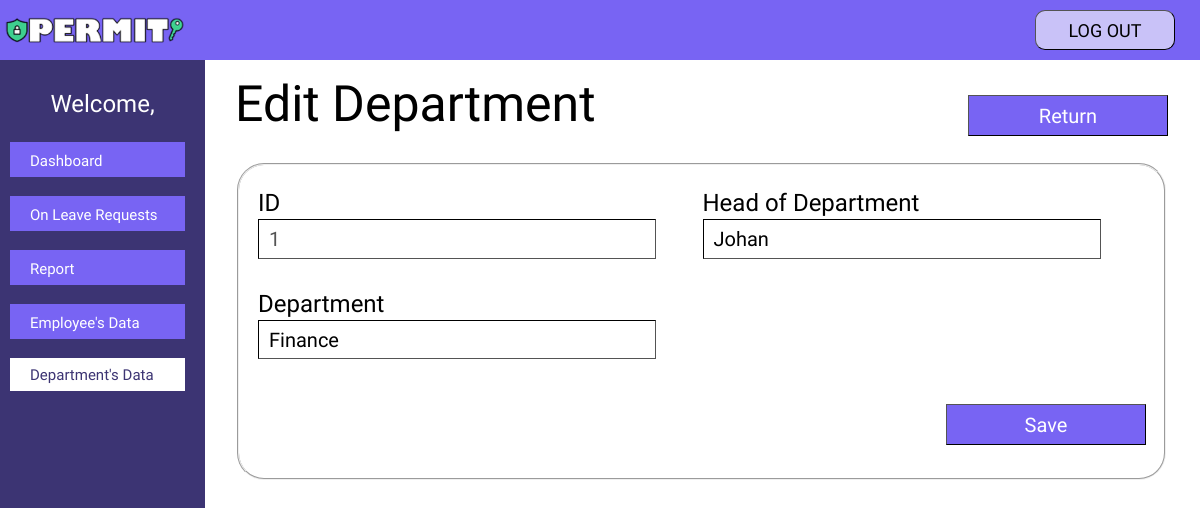
Page /permit/admin/master_data/department/edit_department.php?id=1 on the earlier database version.
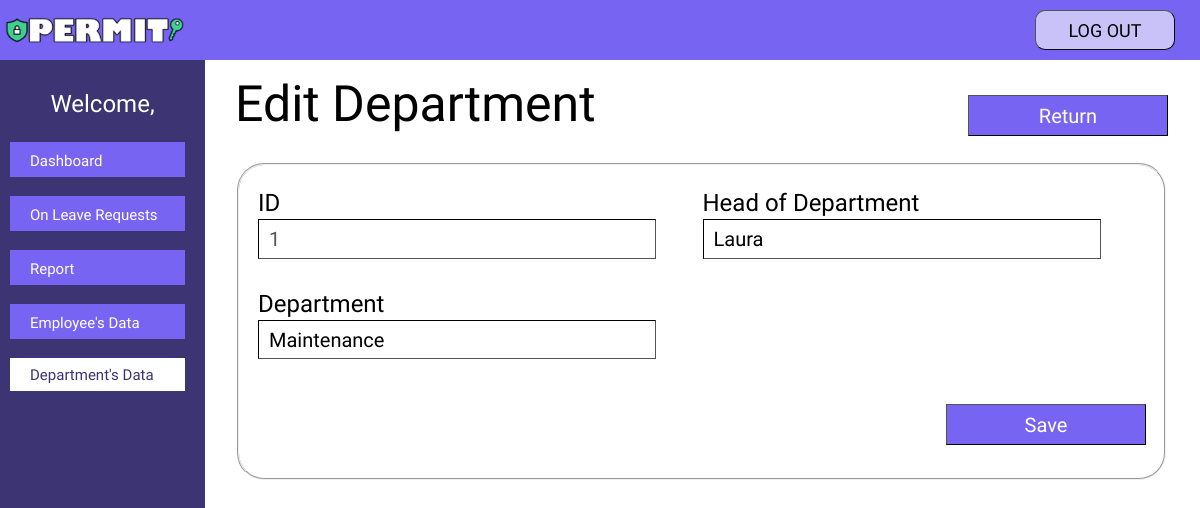
Same page on the later database version.
### tables this page shows
CREATE TABLE `department` (
  `id` int(11) NOT NULL,
  `department_name` varchar(255) NOT NULL,
  `total_employee` int(11) NOT NULL,
  `head_of_department` varchar(255) NOT NULL
);

### permit/class/CRUD.php (called while the page is built, shortened)
<?php
class CRUD extends database{
    public function select($table,$rows="*",$where = null){
        if ( $where != null ) {
            $sql="SELECT $rows FROM $table WHERE $where";
        }
        else{
            $sql="SELECT $rows FROM $table";
        }
        $this->sql = $result = $this->mysqli->query( $sql );
    }
}

### permit/class/database.php (called while the page is built, shortened)
<?php
    class database{
        protected $servername='localhost';
        protected $username='root';
        protected $password='';
        protected $dbname='permit';
        public function __construct(){
            $this->mysqli = new mysqli( $this->servername,$this->username,$this->password,$this->dbname );
        }
    }

### permit/admin/master_data/department/edit_department.php (the view, shortened to what this page needs)
<!DOCTYPE html>
<html lang="en">
<head>
    <link rel="stylesheet" href="department_action.css">
    <link rel="stylesheet" href="https://cdnjs.cloudflare.com/ajax/libs/font-awesome/4.7.0/css/font-awesome.min.css">
</head>
<body>
    <div class="mainbar">
        <div class="a-logo"></div>
        <nav>
           <li><a href=../../../logout.php><button type="submit" class="logout">LOG OUT</button></a></li>
        </nav>
    </div>
     <?php
        $id_admin = $_SESSION[ 'id_admin' ];
        $a = new CRUD();
        $a->select("admin","*","id='$id_admin'");
        $admin = $a ->sql;
        $admindata = mysqli_fetch_assoc($admin);
    ?>
    <div class="a-sidebar">
            <c>Welcome, <?php echo $admindata['name'];?></c>
            <button type="submit" class="a-menu"><a href="../../admin_dashboard/admin_dashboard.php">Dashboard</a></button>
            <button type="submit" class="a-menu"><a href="../../admin_rol/admin_rol.php">On Leave Requests</a></button>
            <button type="submit" class="a-menu"><a href="../../admin_report/admin_report/php">Report</a></button>
            <button type="submit" class="a-menu"><a href="../employee/employee_data.php">Employee's Data</a></button>
            <button type="submit" class="a-open"><a href="department_data.php">Department's Data</a></button>
    </div>
    <div class="a-main">
        <div class="top">
             <d>Edit Department</d>
            <a href ="department_data.php"><button class="return">Return</button></a>
        </div>
        <?php
                $id = $_REQUEST['id'];
                $a = new CRUD();
                $a -> select("department","*","id='$id'");
                $result = $a -> sql;
                $data = mysqli_fetch_array($result);
        ?>
        <div class="content">
            <fieldset>
                <form method="POST" action ="edit.php">
                <table border="0" bordercolor="#c9c9c9" width="100%" cellspacing ="0" class="table">
                    <tr>
                       <td>
                           ID
                        </td>
                        <td>
                           Head of Department
                        </td>
                    </tr>
                    <tr>
                        <td style="padding-bottom: 30px">
                            <input type="number" class="form" value="<?php echo $data['id']; ?>" disabled>
                        </td>
                        <td style="padding-bottom: 30px">
                            <input type="text" class="form" id="head_of_department" name="head_of_department" value="<?php echo $data['head_of_department']; ?>">
                        </td>
                    </tr>
                    <tr>
                        <td>
                            Department
                        </td>
                    </tr>
                    <tr>
                        <td style="padding-bottom: 10px">
                            <input type="text" class="form" id="department_name" name="department_name" value="<?php echo $data['department_name']; ?>">
                        </td>
                    </tr>
                </table>
                <button type="submit" name="update" class="save">Save</button>
                </form>
            </fieldset>
        </div>
</body>
</html>

Differences in the rows shown:
changed department id 1: head_of_department "Johan" → "Laura"; department_name "Finance" → "Maintenance"
